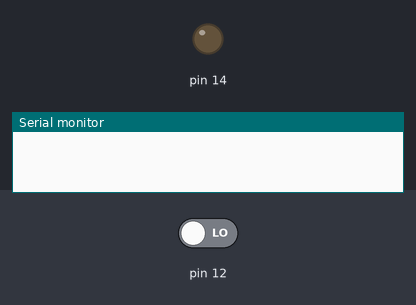
Simulated run of this sketch. Board: Arduino Uno, built with avr-gcc and run on an emulated ATmega328P. On the bench: output pins drawn as LEDs (lit = HIGH), the last lines printed to the serial monitor. Inputs (shaded band) come from the test bench; at power-on: pin 12 LOW.

Above: at 1.2 s.
1.3 s: pin 12 driven HIGH
At 2.5 s:
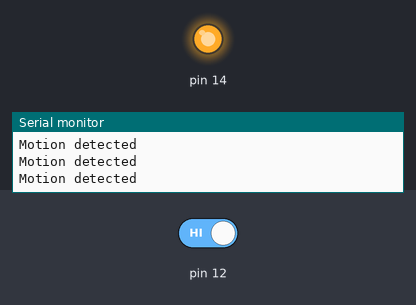
2.8 s: pin 12 driven LOW
At 3.8 s:
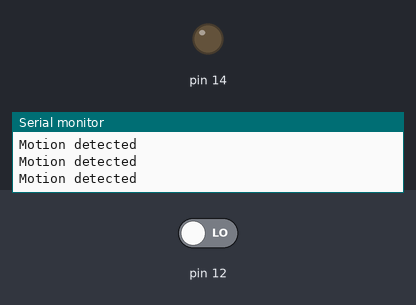
Timing chart, 0 to 5.8 s (numbered marks = the images above; inputs shaded):
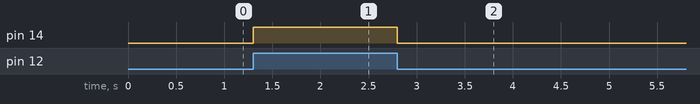

The sketch:

pirSensorSketch.ino
```cpp
int pirValue;
bool flag=false;

void setup() {
  // put your setup code here, to run once:
  Serial.begin(115200);
  pinMode(14, OUTPUT);
  pinMode(12, INPUT);
  digitalWrite(14, HIGH);
}

void loop() {
  // put your main code here, to run repeatedly:
  pirValue=digitalRead(12);
  digitalWrite(14, pirValue);
  if(pirValue==1 && !flag){
    //flag=true;
    Serial.println("Motion detected");
    //delay(1000);
    //flag=false;
  }
}
```

Measured:
- after the input at 1.3 s, pin 14: LOW → HIGH at once
- after the input at 2.8 s, pin 14: HIGH → LOW at once
